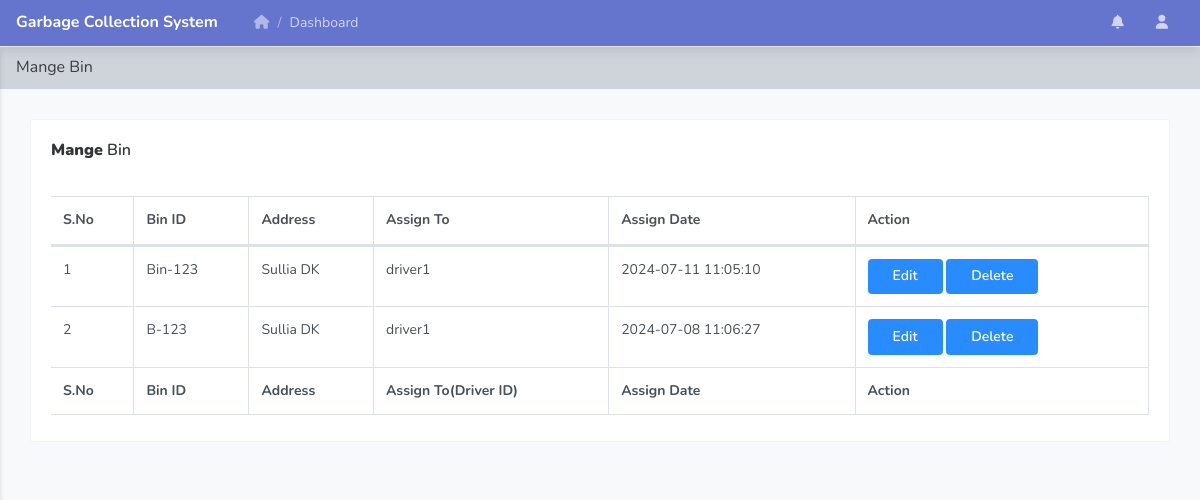
Screenshot of /manage-bin.php (signed in) with the database file from the repository.
### tables this page shows
CREATE TABLE `tblbin` (
  `ID` int(5) NOT NULL,
  `BinID` varchar(50) DEFAULT NULL,
  `Area` varchar(250) DEFAULT NULL,
  `Locality` varchar(250) DEFAULT NULL,
  `Landmark` varchar(250) DEFAULT NULL,
  `LoadType` varchar(100) DEFAULT NULL,
  `CyclePeriod` varchar(100) DEFAULT NULL,
  `Address` mediumtext DEFAULT NULL,
  `DriverAssignee` varchar(150) DEFAULT NULL,
  `AssignDate` timestamp NULL DEFAULT current_timestamp(),
  `Remark` varchar(250) DEFAULT NULL,
  `Status` varchar(250) DEFAULT NULL,
  `UpdationDate` timestamp NULL DEFAULT NULL ON UPDATE current_timestamp()
);

### manage-bin.php (the view, shortened to what this page needs)
<?php
include('includes/dbconnection.php');
if (strlen($_SESSION['vamsaid']==0)) {
  header('location:logout.php');
  } else{
  ?>
<!doctype html>
<html lang="en">
<head>
    <link rel="stylesheet" href="../assets/vendor/themify-icons/themify-icons.css">
    <link rel="stylesheet" href="../assets/vendor/fontawesome/css/font-awesome.min.css">
    <link rel="stylesheet" href="../assets/vendor/jquery-datatable/dataTables.bootstrap4.min.css">
    <link  rel="stylesheet" href="../assets/css/main.css">
</head>
<body class="theme-indigo">
<?php include_once('includes/header.php');?>
    <div class="main_content" id="main-content">
        <div class="page">
            <nav class="navbar navbar-expand-lg navbar-light bg-light">
                <a class="navbar-brand" href="javascript:void(0);">Mange Bin</a>
            </nav>
            <div class="container-fluid">
                <div class="row clearfix">
                    <div class="col-lg-12">
                        <div class="card">
                            <div class="header">
                                <h2><strong>Mange</strong> Bin </h2>
                            </div>
                            <div class="body">
                                <div class="table-responsive">
                                    <table class="table table-bordered table-striped table-hover js-basic-example dataTable">
                                        <thead>
                                            <tr>
                                               <th>S.No</th>
                                        <th>Bin ID</th>
                                        <th>Address</th>
                                        <th>Assign To</th>
                                        <th>Assign Date</th>
                                        <th>Action</th>
                                            </tr>
                                        </thead>
                                        <tfoot>
                                            <tr>
                                               <th>S.No</th>
                                       <th>Bin ID</th>
                                        <th>Address</th>
                                        <th>Assign To(Driver ID)</th>
                                        <th>Assign Date</th>
                                        <th>Action</th>
                                            </tr>
                                        </tfoot>
                                        <tbody>
                                            <tr>
                                                <?php
$sql="SELECT * from tblbin";
$query = $dbh -> prepare($sql);
$query->execute();
$results=$query->fetchAll(PDO::FETCH_OBJ);
$cnt=1;
if($query->rowCount() > 0)
{
foreach($results as $row)
{               ?>
                                               <td><?php echo htmlentities($cnt);?></td>
                                        <td><?php  echo htmlentities($row->BinID);?></td>
                                        <td><?php  echo htmlentities($row->Address);?></td>
                                        <td><?php  echo htmlentities($row->DriverAssignee);?></td>
                                        <td><?php  echo htmlentities($row->AssignDate);?></td>
                                        <td><a href="edit-bin-detail.php?editid=<?php echo htmlentities ($row->ID);?>" class="btn btn-primary">Edit</a> <a href="manage-bin.php?delid=<?php echo ($row->ID);?>" class="btn btn-primary" onclick="return confirm('Do you really want to Delete ?');">Delete</a></td>
                                            </tr>
                                         <?php $cnt=$cnt+1;}} ?>
                                        </tbody>
                                    </table>
                                </div>
                            </div>
                        </div>
                    </div>
                </div>
            </div>
        </div>
    </div>
</body>
</html><?php }  ?>

### rows the page displays
tblbin: BinID "Bin-123", Address "Sullia DK", DriverAssignee "driver1", AssignDate "2024-07-11 11:05:10"
tblbin: BinID "B-123", Address "Sullia DK", DriverAssignee "driver1", AssignDate "2024-07-08 11:06:27"
